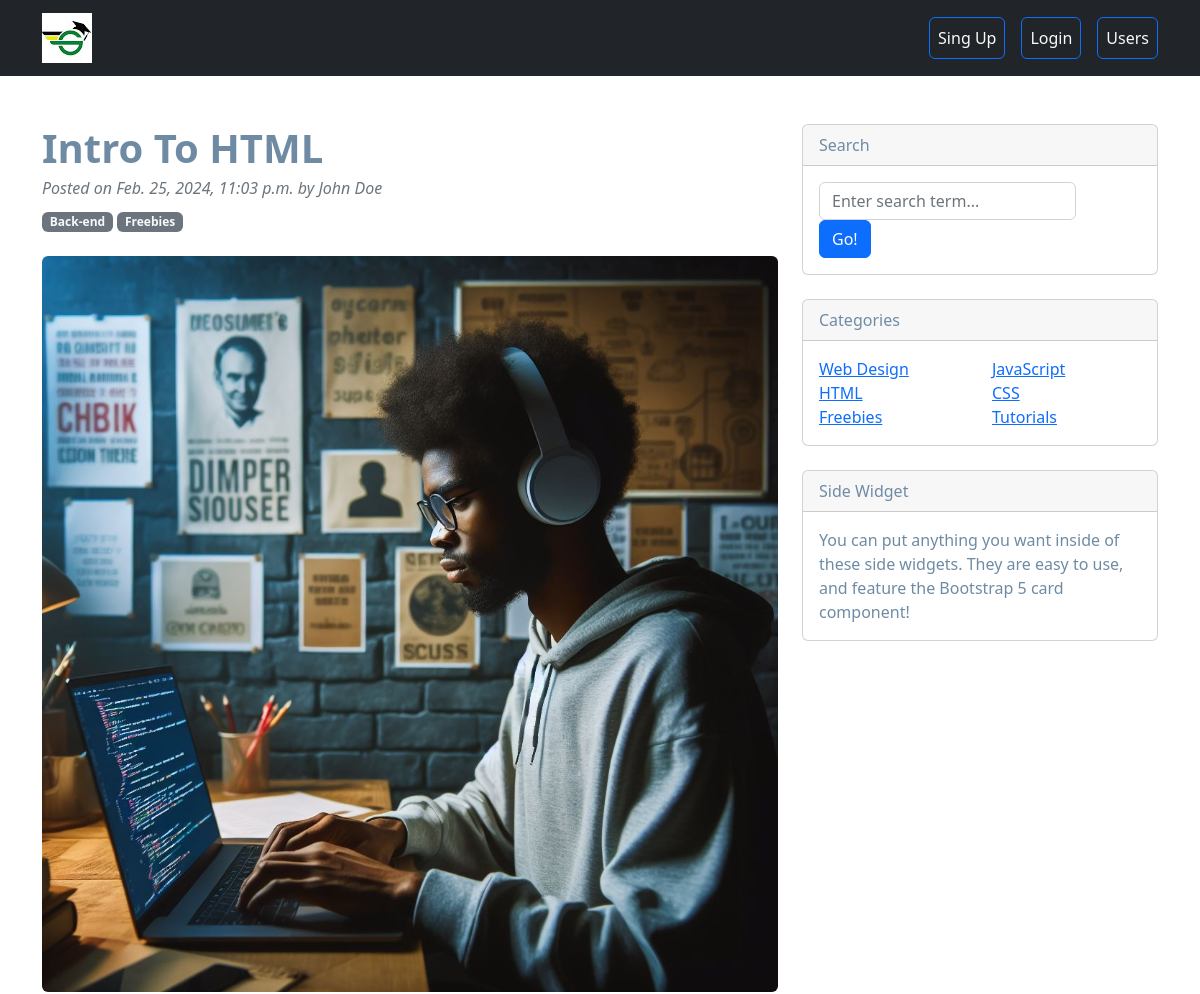
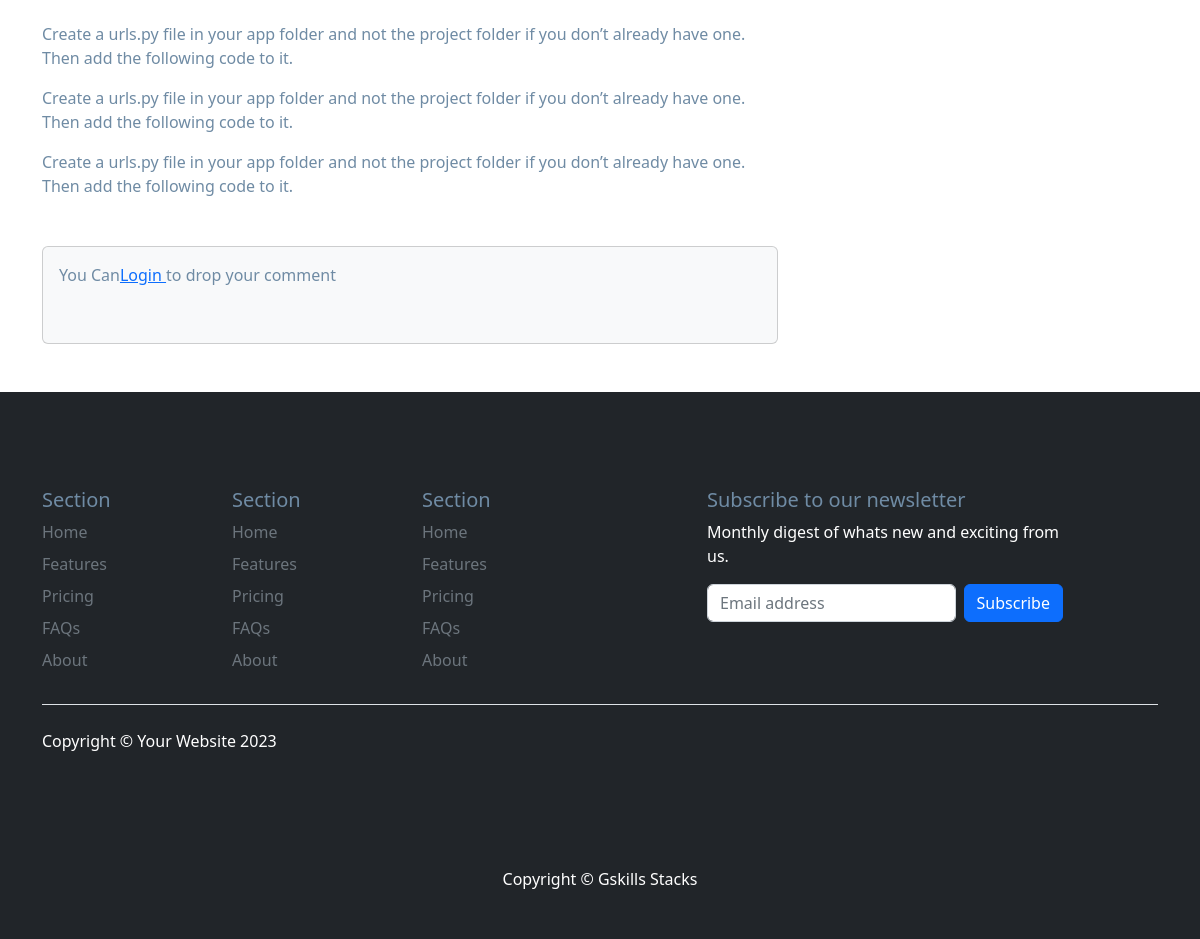
The page /singlepage/intro-to-html on the database its author committed (2 pictures, top to bottom).
### blogpost/models.py (models this page shows, shortened)
class Blog(models.Model):
    user = models.ForeignKey(settings.AUTH_USER_MODEL, on_delete=models.CASCADE, blank=True, null=True, related_name='blogs')
    author = models.CharField(max_length=100)
    title = models.CharField(max_length=200, unique=True)
    slug = models.SlugField()
    body = RichTextField(blank=True, null=True)
    img = models.ImageField(upload_to='img')
    created = models.DateTimeField(auto_now_add =True)
    updated = models.DateTimeField(auto_now_add =True)
    featured = models.BooleanField(default=False)
    category = models.ForeignKey(Category, on_delete=models.CASCADE, related_name='blogs', blank=True, null=True)

class Category(models.Model):
    title = models.CharField(max_length=200)
    def __str__(self):
        return self.title

### blogpost/views.py (the view, shortened to what this page needs)
# urls.py: path('singlepage/<slug:slug>', views.singlepage, name='singlepage'),
def singlepage(request, slug):
    post = Blog.objects.get(slug=slug)
    comments = Comment.objects.filter(blog=post)
    form = CommentPostForm()
    context = {'post':post,'form':form,'comments':comments}
    return render(request, 'blogpost/singlepage.html',context)

### blogpost/forms.py
class CommentPostForm(forms.ModelForm):
    class Meta:
        model = Comment
        fields = ['body']
    body = forms.CharField(widget=forms.Textarea(attrs={'class':'form-control', 'placeholder':'Share your Comment about the content'}))

### blogpost/templates/blogpost/singlepage.html (shortened to what this page needs)
{% extends 'base.html' %}
{% block body %}
    <div class="container mt-5">
        <div class="row">
            <div class="col-lg-8">
                <article>
                    <header class="mb-4">
                        <h1 class="fw-bolder mb-1">{{ post.title }}</h1>
                        <div class="text-muted fst-italic mb-2">Posted on {{ post.created }} by {{ post.author }}</div>
                        <a class="badge bg-secondary text-decoration-none link-light" href="#!">{{ post.category}}</a>
                        <a class="badge bg-secondary text-decoration-none link-light" href="#!">Freebies</a>
                    </header>
                    <figure class="mb-4"><img class="img-fluid rounded" src="{{ post.img.url }}" alt="..." width="900"/></figure>
                    <section class="mb-5">
                        <p class="fs-5 mb-4">{{ post.body|linebreaks }}</p>
                    </section>
                </article>
                <section class="mb-5">
                    <div class="card bg-light">
                        <div class="card-body">
                            {% if request.user.is_authenticated %}
                                <form class="mb-4" method="post">
                                    {% csrf_token %}
                                    {{ form.body }}
                                <button class="btn btn-primary mt-2">Drop Your Comment</button>
                                </form>
                                {% else %}
                                <p>You Can<a href="">Login </a>to drop your comment </p>
                            {% endif %}
                        </div>
                    </div>
                </section>
            </div>
            {% include 'widget.html' %}
        </div>
    </div>
{% endblock  %}

### static/css/main.css (style rules this page uses)
body { color: #6F8BA4; }
img { max-width: 100%; }
img { vertical-align: middle; border-style: none; }

### rows shown on the page
Blog: title "Intro To HTML", created "Feb. 25, 2024, 11:03 p.m.", author "John Doe", category "Back-end", img (picture), body "Create a urls.py file in your app folder and not the project folder if you don’t already have one. Then add the following code to it. Create a urls.py file in your app folder and not the project folder if you don’t already have one. Then add the following code to it. Create a urls.py file in your app folder and not the project folder if you don’t already have one. Then add the following code to it."
